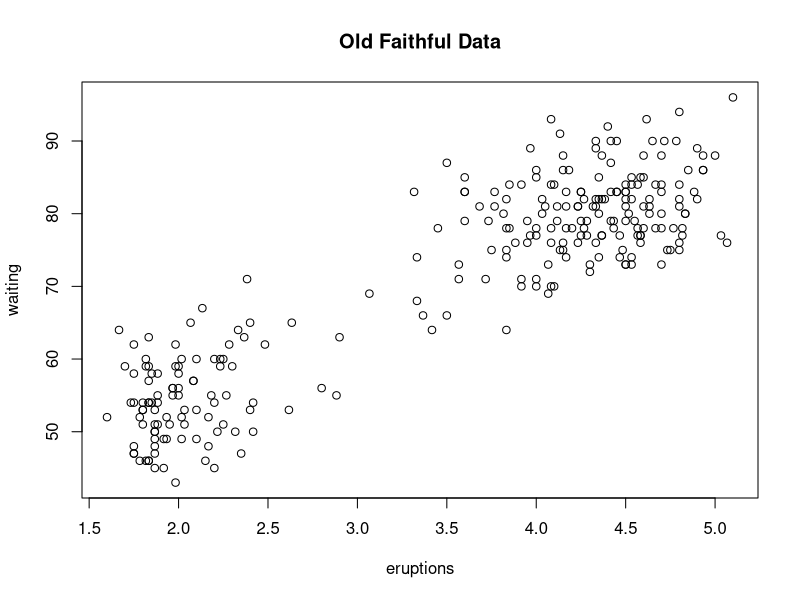
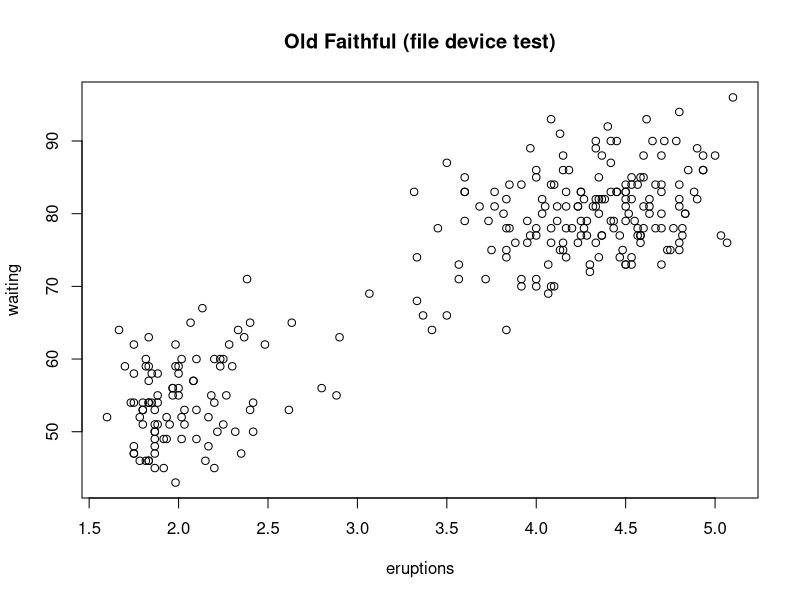
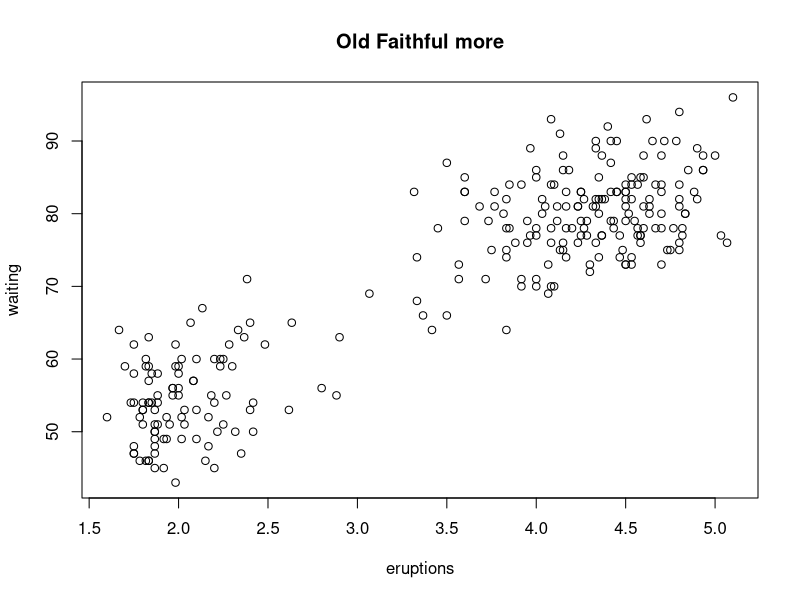

Write the R code that produced these figures, in order.
#Graphics device is something or someplace where things appear
#Windows, .pdfs, .png etc.
#Plots in R need to be sent someplace.
#On Mac screen device is quartz, windows and x11 (linux)

#You can install other devices via Cran
#Not every device is available on all platforms.
#Two basic approaches to plotting 

#First is calling a plot, annotate and enjoy
library(datasets)
with(faithful, plot(eruptions, waiting))
title(main = "Old Faithful Data")

#The other is by explicitly calling a file device
#1 launch a file device, 2. call a plot, 3 annotate, 4 close device
pdf(file = "./work/Explore_week1_test.pdf")
with(faithful, plot(eruptions, waiting))
title(main = "Old Faithful (file device test)")
#THIS IS NECESARRY TO CLOSE DEVICE
dev.off()

#There are two main types of devices: vector and bitmap
#vector: pdf, svg, win.metafile, postscript (things with lines)
#Vector things aren't good with things for points etc.
#bitmap: png, jpeg, tiff, bmp.
#bitmap are a series of pixels and their color values
#these are good for a lot of different points or pictures
#bitmap things don't resize well

#You can open multiple devices simulataneously and launch them explicitly
#plotting can happen on one at a time and that's via dev.cur()
#arrange the device via dev.set(<integer>)
#you can copy plots via dev.copy

quartz()
with(faithful, plot(eruptions, waiting))
title(main = "Old Faithful more")
dev.copy(png, file = "./data/oldfaith.png")
dev.off()